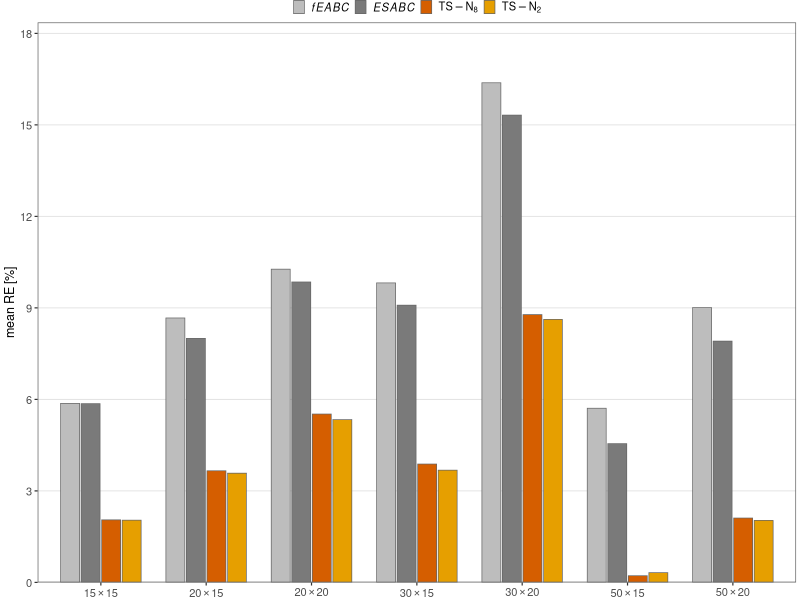

This chart was generated by the following R code:
#!/usr/bin/env Rscript
# =============================================================================
# generate_fig_taillard_compar.R
# Per-class grouped bar chart for Phase C Taillard comparison
# (Proposal A — chosen design, restyled to match the rest of the paper).
#
# Inherits the journal style used by fig5_combined and fig6_convergence:
#   - ijsp_theme() (theme_bw + grey88 gridlines + sans 9pt)
#   - Okabe-Ito palette: TS-N_2 = #E69F00 (orange), TS-N_8 = #D55E00 (vermillion)
#   - cairo_pdf, 160 mm full text width, subpixel antialias
#
# Data are the per-class mean RE(%) on the 70 Taillard IJSP instances:
# fEABC and ESABC values are aggregated from the supplementary tables
# (supplementary/supp_taillard_tables.tex);  TS-N_2 and TS-N_8 values match
# tab_phaseb_groups (Phase B summary table in the main paper).
# =============================================================================

suppressPackageStartupMessages({
  library(ggplot2)
  library(dplyr)
})

COR_DIR <- "C:/Users/diazhernan/CLionProjects/IJSP/Papers/COR_Tabu"
OUT_DIR <- file.path(COR_DIR, "figures")

MM2IN   <- 1 / 25.4
W_FULL  <- 160 * MM2IN
BASE_PT <- 9
AXIS_PT <- 8

# --- ijsp_theme (identical to combine_fig5.R) --------------------------------
ijsp_theme <- function(base = BASE_PT) {
  theme_bw(base_size = base, base_family = "sans") +
    theme(
      panel.grid.minor = element_blank(),
      panel.grid.major.x = element_blank(),
      panel.grid.major.y = element_line(colour = "grey88", linewidth = 0.3),
      panel.border     = element_rect(colour = "grey40", linewidth = 0.5),
      axis.title       = element_text(size = base),
      axis.text        = element_text(size = AXIS_PT),
      legend.position  = "top",
      legend.title     = element_blank(),
      legend.text      = element_text(size = AXIS_PT),
      legend.key.size  = unit(3, "mm"),
      legend.margin    = margin(0, 0, 0, 0),
      legend.box.margin= margin(0, 0, -3, 0),
      plot.margin      = margin(0, 1, 0, 1, "mm")
    )
}

# --- Per-class mean RE(%) data ----------------------------------------------
# Order: 15x15, 20x15, 20x20, 30x15, 30x20, 50x15, 50x20
classes <- c("15x15", "20x15", "20x20", "30x15", "30x20", "50x15", "50x20")
class_labels <- c(expression(15 %*% 15),
                  expression(20 %*% 15),
                  expression(20 %*% 20),
                  expression(30 %*% 15),
                  expression(30 %*% 20),
                  expression(50 %*% 15),
                  expression(50 %*% 20))

dat <- data.frame(
  class = factor(rep(classes, times = 4), levels = classes),
  alg   = factor(rep(c("fEABC", "ESABC", "TS-N8", "TS-N2"), each = length(classes)),
                 levels = c("fEABC", "ESABC", "TS-N8", "TS-N2")),
  re    = c(
    # fEABC (DiazFEABC2023): computed from supplementary/supp_taillard_tables.tex
    5.87, 8.67, 10.27,  9.82, 16.38, 5.71, 9.01,
    # ESABC (DiazICAE2023): computed from the same supplementary
    5.86, 8.00,  9.85,  9.09, 15.32, 4.55, 7.91,
    # TS-N_8 (this work): matches tab_phaseb_groups
    2.05, 3.66,  5.52,  3.88,  8.78, 0.22, 2.11,
    # TS-N_2 (this work): matches tab_phaseb_groups
    2.04, 3.58,  5.34,  3.68,  8.62, 0.32, 2.03
  )
)

# Colors: re-use Okabe-Ito palette already used in fig5/fig6 for N_2 and N_8;
# grays for the prior-art ABC methods.
ALG_COLORS <- c(
  "fEABC"   = "#BDBDBD",
  "ESABC"   = "#7A7A7A",
  "TS-N8"   = "#D55E00",   # same as N8 in combine_fig5.R
  "TS-N2"   = "#E69F00"    # same as N2 in combine_fig5.R
)

# Custom legend labels with italic ABC names and math-style TS-N_k
ALG_LABELS <- c(
  "fEABC"   = expression(italic(fEABC)),
  "ESABC"   = expression(italic(ESABC)),
  "TS-N8"   = expression(TS-N[8]),
  "TS-N2"   = expression(TS-N[2])
)

p <- ggplot(dat, aes(x = class, y = re, fill = alg)) +
  geom_bar(stat = "identity",
           position = position_dodge(width = 0.78),
           width = 0.72,
           colour = "grey40",
           linewidth = 0.25) +
  scale_fill_manual(values = ALG_COLORS, labels = ALG_LABELS) +
  scale_x_discrete(labels = class_labels) +
  scale_y_continuous(name   = "mean RE [%]",
                     breaks = seq(0, 18, 3),
                     limits = c(0, 18),
                     expand = expansion(mult = c(0, 0.02))) +
  xlab(NULL) +
  guides(fill = guide_legend(nrow = 1, byrow = TRUE)) +
  ijsp_theme()

# Quick sanity check printed to stdout
cat("Per-class grand means (across 7 Taillard classes):\n")
print(dat %>% group_by(alg) %>%
        summarise(grand = mean(re), .groups = "drop"))

# Save
fpath <- file.path(OUT_DIR, "fig_taillard_compar.pdf")
cairo_pdf(filename = fpath, width = W_FULL, height = 60 * MM2IN,
          family = "sans", antialias = "subpixel")
print(p)
dev.off()
cat(sprintf("[OK] %s\n", fpath))
